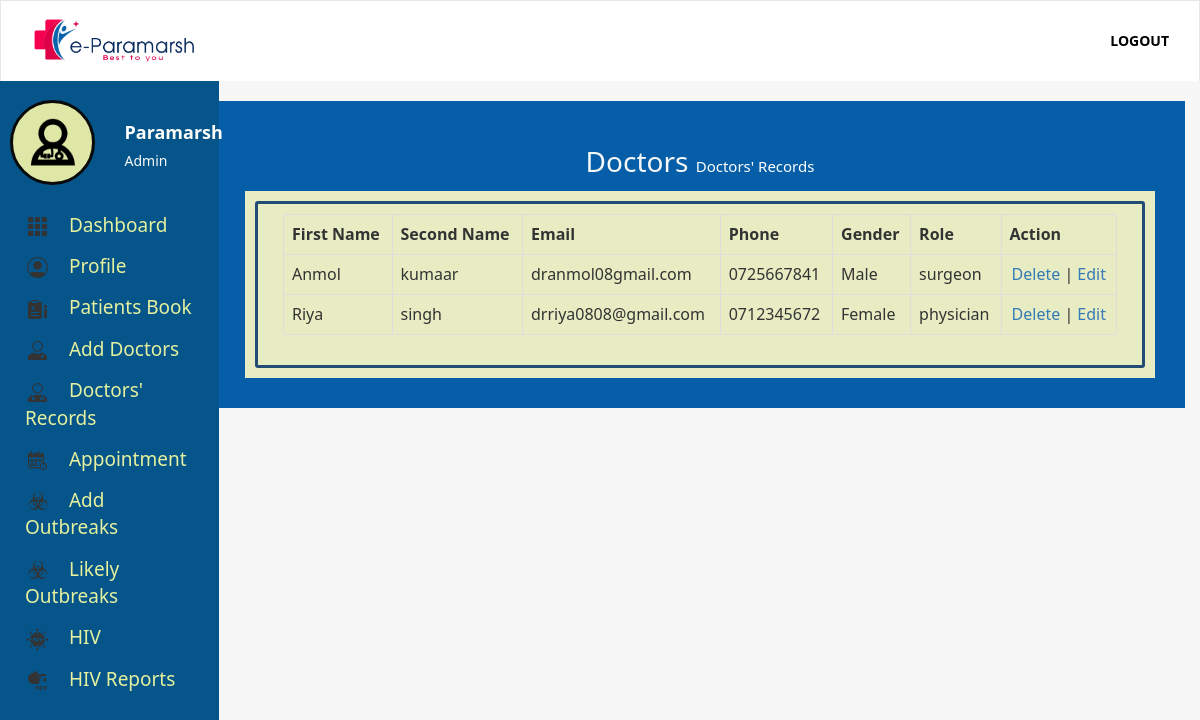
The page /doctors-record.php (signed in) on the database its author committed.
### tables this page shows
CREATE TABLE IF NOT EXISTS `users` (
`id` int(11) NOT NULL,
  `firstName` varchar(255) NOT NULL,
  `secondName` varchar(255) NOT NULL,
  `email` varchar(255) NOT NULL,
  `password` varchar(255) NOT NULL,
  `token` varchar(255) NOT NULL,
  `status` int(11) NOT NULL,
  `phone` varchar(255) NOT NULL,
  `profile` varchar(255) DEFAULT NULL,
  `gender` varchar(255) NOT NULL,
  `role` varchar(255) DEFAULT NULL
);

### classes/User.class.php (called while the page is built, shortened)
<?php
class User{
	public static function loggedIn(){
		if(isset($_COOKIE['emr-user']) && $_COOKIE['emr-user'] != ""){
			return true;
		}
		return false;
	}
	public static function get($token, $field){
		$query = Db::fetch("users", "$field", "token = ? ", $token, "", "", "" );
		$data = Db::num($query);
		return $data[0];
	}
}

### classes/Db.class.php (called while the page is built, shortened)
<?php
class Db{
	public static function connect(){
		try{
			$db = new PDO("mysql:host=".Config::DB_HOST.";dbname=".Config::DB_NAME,Config::DB_USER, Config::DB_PASSWORD);
			$db->setAttribute(PDO::ATTR_ERRMODE, PDO::ERRMODE_EXCEPTION);
		} catch(Exception $e){
			self::returnedSQlError($e);
		}
		return $db;
	}
	public static function fetch($table, $columns,  $whereClause, $whereValue, $orderBy, $limit, $groupBy){
		if($limit == ""){
			$limit = "";
		} else {
			$limit = " LIMIT $limit ";
		}
		if($orderBy == ""){
			$orderBy = "";
		} else {
			$orderBy = " ORDER BY $orderBy ";
		}
		if($groupBy == ""){
			$groupBy = "";
		} else {
			$groupBy = "GROUP BY $groupBy";
		}
		$con = self::connect();
		if($columns == ""){
			$query = $con->prepare("SELECT * FROM $table WHERE $whereClause $groupBy $orderBy $limit");
			if($whereValue != ""){
				if(is_array($whereValue)){
					$n = 0;
					$countWhereValue = count($whereValue);
					while($n < $countWhereValue){
						$paramsCount = $n + 1;
						$query->bindParam($paramsCount, $whereValue[$n]);
						$n++;
					}
				} else {
					$query->bindParam(1, $whereValue);
				}
			} else {
				$query = $con->prepare("SELECT * FROM $table  $groupBy $orderBy  $limit");
			}
		} else {
			$sql = "SELECT ";
			if(is_array($columns)){
				$colsCount = count($columns);
				$start = 0;
				while($start < $colsCount){
					$commas = $start + 1;
					if($commas == $colsCount){
						$sql .= $columns[$start]." ";
					} else {
						$sql .= $columns[$start].", ";
					}
					$start ++;
				}
			} else {
				$sql .= "$columns ";
			}
			if($whereValue != ""){
				$sql .= "FROM $table WHERE $whereClause $groupBy $orderBy $limit";
				$query = $con->prepare($sql);
				if(is_array($whereValue)){
					$n = 0;
					$countWhereValue = count($whereValue);
					while($n < $countWhereValue){
						$paramsCount = $n + 1;
						$query->bindParam($paramsCount, $whereValue[$n]);
						$n++;
					}
				} else {
					$query->bindParam(1, $whereValue);
				}
			} else {
				$sql .= "FROM $table $groupBy $orderBy $limit";
				$query = $con->prepare($sql);
			}
		}
		$query->execute();
		return $query;
	}
	public static function count($query){
		return $query->rowCount();
	}
	public static function assoc($query){
		return $query->fetch(PDO::FETCH_ASSOC);
	}
	public static function num($query){
		return $query->fetch(PDO::FETCH_NUM);
	}
}

### importance.php (called while the page is built, shortened)
<?php
if(User::loggedIn()){
	$token = $_COOKIE['emr-user'];
	$userFirstName = User::get($token, "firstName");
	$userToken = User::get($token, "token");
	$userStatus = User::get($token, "status");
	$userRole = User::get($token, "role");
	if($userStatus == 1){
		$userRole = "Admin";
	} else {
		$userRole = $userRole;
	}
}

### classes/Doctor.class.php (the view, shortened to what this page needs)
<?php
class Doctor{
	public static function load(){
		$query = Db::fetch("users", "", "status = ? ", "2", "id DESC", "", "");
		if(Db::count($query)){
			echo"<div class='form-holder'>
					<table class='table table-bordered table-stripped'>
					<tr>
						<td><strong>First Name</strong></td>
						<td><strong>Second Name</strong></td>
						<td><strong>Email</strong></td>
						<td><strong>Phone</strong></td>
						<td><strong>Gender</strong></td>
						<td><strong>Role</strong></td>
						<td><strong>Action</strong></td>
					</tr>
			";
			while($data = Db::assoc($query)){
				$firstName = $data['firstName'];
				$secondName = $data['secondName'];
				$email = $data['email'];
				$phone = $data['phone'];
				$gender = $data['gender'];
				$role = $data['role'];
				$token = $data['token'];
				echo "<tr>
						<td>$firstName</td>
						<td>$secondName</td>
						<td>$email</td>
						<td>$phone</td>
						<td>$gender</td>
						<td>$role</td>
						<td><center><a href='actions.php?action=remove-doc&token=$token'>Delete</a> | <a href='add-doctors.php?token=$token'>Edit</a></center></td>
					</tr>";
			}
			echo "</table></div>";
			return;
		}
	}
}

### doctors-record.php (shortened to what this page needs)
<?php
require_once "importance.php";
?>
<html>
<head>
	<?php require_once "inc/head.inc.php";  ?>
</head>
<body>
	<?php require_once "inc/header.inc.php"; ?>
	<div class='container-fluid'>
		<div class='row'>
			<div class='col-md-2'><?php require_once "inc/sidebar.inc.php"; ?></div>
			<div class='col-md-10'>
				<div class='content-area'>
				<div class='content-header'>
					Doctors <small>Doctors' Records</small>
				</div>
				<div class='content-body'>
					<?php Doctor::load(); ?>
				</div>
				</div>
			</div>
		</div>
	</div>
</body>
</html>

### inc/head.inc.php (shortened to what this page needs)
<link rel="stylesheet" type="text/css" href="css/bootstrap.css" />
<link rel="stylesheet" type="text/css" href="css/q.css" />
<link rel="stylesheet" type="text/css" href="css/animate.css" />
<link rel="stylesheet" type="text/css" href="css/main.css" />

### inc/header.inc.php (shortened to what this page needs)
<nav role="navigation" class="navbar navbar-default real-nav" >
    <div class="container-fluid">
        <div class="navbar-header">
            <a href="index.php" class="navbar-brand"><img src='images/hospital-logo.png' class='img-responsive img-logo' style="height: 50px; margin-bottom: 100px;" /></a>
        </div>
        <div id="navbarCollapse" class="collapse navbar-collapse">
            <ul class="nav navbar-nav navbar-right">
                <?php if(!User::loggedIn() && !Patient::isPatientIn() ) {?>
               <li><a href='login.php'>Login</a></li>
               <?php } else {
                ?>
			    <li><a href='logout.php'>Logout</a></li>
                <?php
               } ?>
            </ul>
        </div>
    </div>
</nav>

### inc/sidebar.inc.php (shortened to what this page needs)
<?php
if(User::loggedIn()){
	if($userStatus == 1){
	?>
	<div class='sidebar'>
		<div class='sidebar-area'>
			<div class='row' style='margin-bottom: 20px;'>
				<div class='col-md-6'>
					<div class='user-profile'>
						<img src='images/3678412 - doctor medical care medical help stethoscope.png' class='img-responsive' style='max-height: 80px;' />
					</div>
				</div>
				<div class='col-md-6'>
					<div class='user-names'>
						<?php echo "$userFirstName";  ?>
					</div>
					<div class='user-role'>
						<?php echo "$userRole";  ?>
					</div>
				</div>
			</div>
			<ul class='sidebar-menu'>
				<li><a href='index.php'><img class='sidebar-menu-icon' src='images/Dashboard.png' /> Dashboard</a></li>
				<li><a href='profile.php?token=<?php echo $userToken; ?>'><img class='sidebar-menu-icon' src='images/Profile.png' />  Profile</a></li>
				<li><a href='patients.php'><img class='sidebar-menu-icon' src='images/Patient Book.png' />  Patients Book</a></li>
				<li><a href='add-doctors.php'><img class='sidebar-menu-icon' src='images/add doctors.png' />  Add Doctors</a></li>
				<li><a href='doctors-record.php'><img class='sidebar-menu-icon' src='images/doctors_record.png' /> Doctors' Records</a></li>
				<li><a href='appointments.php'><img class='sidebar-menu-icon' src='images/Appointment.png' />  Appointment</a></li>
				<li><a href='add-outbreak.php'> <img class='sidebar-menu-icon' src='images/Outbreak.png' /> Add Outbreaks</a></li>
				<li><a href='outbreaks.php'><img class='sidebar-menu-icon' src='images/Outbreak.png' />  Likely Outbreaks</a></li>
				<li><a href='hiv.php'><img class='sidebar-menu-icon' src='images/hiv.png' />  HIV</a></li>
				<li><a href='reports.php'><img class='sidebar-menu-icon' src='images/hiv report.png' />  HIV Reports</a></li>
			</ul>
		</div>
	</div>
<?php
}
} else if(Patient::isPatientIn() ) {
?>
<div class='sidebar'>
		<div class='sidebar-area'>
			<div class='row' style='margin-bottom: 20px;'>
				<div class='col-md-6'>
					<div class='user-profile'>
						<img src='images/3678443 - ambulance fast fast hospital.png' class='img-responsive' style='max-height: 80px;' />
					</div>
				</div>
				<div class='col-md-6'>
					<div class='user-names'>
						<?php echo Patient::getP($_SESSION['patient'], "name");  ?>
					</div>
					<div class='user-role'>
						<?php echo "Patient";  ?>
					</div>
				</div>
			</div>
			<ul class='sidebar-menu'>
			<li><a href='patient-data.php'><img class='sidebar-menu-icon' src='images/Your data.png' />  Your Data</a></li>
				<li><a href='book-appointments.php'><img class='sidebar-menu-icon' src='images/Appointment.png' />  Book an Appointment</a></li>
				<li><a href='p-sent-appointments.php'><img class='sidebar-menu-icon' src='images/book_appointment.png' /> Sent Appointments</a></li>
				<li><a href='p-reply-appointments.php'><img class='sidebar-menu-icon' src='images/reply_appointment.png' /> Replies</a></li>
				<li><a href='logout.php'> <img class='sidebar-menu-icon' src='images/logout.png' /> Logout</a></li>
			</ul>
		</div>
	</div>
<?php
}

### css/main.css (style rules this page uses)
body { background:rgb(248, 247, 247) ; font-family: "Segoe UI", Frutiger, "Frutiger Linotype", "Dejavu Sans", "Helvetica Neue", Arial, sans-serif ; }
.navbar-right li a { color: #fff ; text-transform: uppercase; font-size: 14px; font-weight: 600; padding-top: 30px; padding-bottom: 30px; }
.navbar-right li a { color: #0d5364 ; text-transform: uppercase; font-size: 14px; font-weight: 600; padding-top: 30px; padding-bottom: 30px; }
.navbar-brand { margin: 0 0 20px 0 !important; display: block; }
.real-nav { background:#ffffff ; border-bottom: 0px ; box-shadow: 0 2px 2px -2px #ffffff (223, 215, 215) !important; border-radius: 0 ; z-index: 99; }
.real-nav .navbar-nav li a { color: #000; font-weight: bold; }
.content-area { background:#055ea7 ; padding: 30px }
.content-header { font-size: 28px; color: rgb(251, 249, 249); padding: 10px; color: #f6f8f8; text-align: center; }
.content-header small { font-size: 15px; color: #ffffff ; }
.content-body { background: #e8ecc3 ; background-size: cover; background-repeat: none; background-position: center; background-attachment: fixed; padding: 10px; min-height: 0px; }
.form-holder { padding: 10px 25px; border: 3px solid#224c75 ; border-radius: 3px; background:#eff599(255, 255, 255, 0.7); }
.sidebar { position: relative; }
.sidebar .sidebar-area { z-index: 1; position: fixed; top: 50px; background: #05558a; width: 219px; height: 100%; padding: 100px 10px 10px 10px; left: 0; top: 0; min-height: 500px; }
.sidebar-menu { padding: 0; }
.sidebar-menu li { list-style-type: none; }
.sidebar-menu li a { color: #e5f19e; z-index: 999; display: block; text-decoration: none; padding: 7px 15px; font-size: 19px; font-weight: 500; }
.sidebar-menu-icon { margin-right: 14px; width:25; height:25; }
.user-profile { background:#f6f6aae8 ; border: 3px solid#0a0a0a ; padding: 15px; border-radius: 70px; }
.user-names { color:#fdfdfa ; font-weight: bold; font-size: 18px; margin: 20px 0px 5px 0px; }
.user-role { color:#fafafa }

### rows shown on the page
users: firstName "Paramarsh", status "Admin"
users: firstName "Anmol", secondName "kumaar", email "dranmol08gmail.com", phone "0725667841", gender "Male", role "surgeon"
users: firstName "Riya", secondName "singh", email "drriya0808@gmail.com", phone "0712345672", gender "Female", role "physician"
